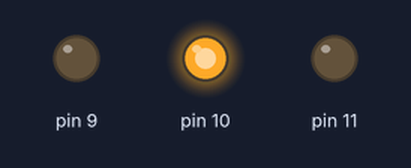
Simulated run of this sketch. Board: Arduino Uno, built with avr-gcc and run on an emulated ATmega328P. Shown: output pins drawn as LEDs (lit = HIGH).

Above: at 0.05 s.
At 0.3 s:
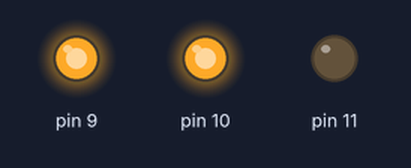
At 0.6 s:
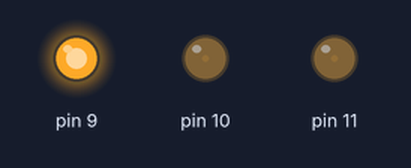
At 0.9 s:
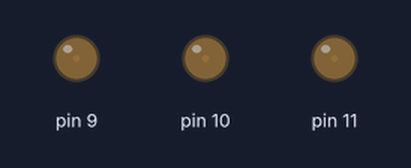
At 1.2 s:
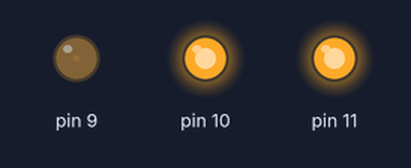
Timing chart, 0 to 3.0 s (numbered marks = the images above):
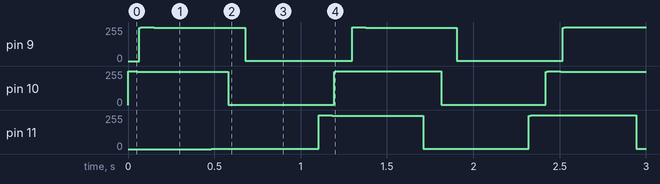

The sketch:

3_ledy_pwm_fala.ino
```cpp
void setup() {
  pinMode(9, OUTPUT);
  pinMode(10, OUTPUT);
  pinMode(11, OUTPUT);
}

float k1 = 1.0;
float k2 = 1.5;
float k3 = 2.0;

void loop() {

  int jasnosc1 = map( sin(k1) * 100, -100, 100, 0, 255 );
  int jasnosc2 = map( sin(k2) * 100, -100, 100, 0, 255 );
  int jasnosc3 = map( sin(k3) * 100, -100, 100, 0, 255 );

  analogWrite( 9, jasnosc1);
  analogWrite(10, jasnosc2);
  analogWrite(11, jasnosc3);

  k1 = k1 + 0.008;
  k2 = k2 + 0.008;
  k3 = k3 + 0.008;

  delay(1);
}
```
